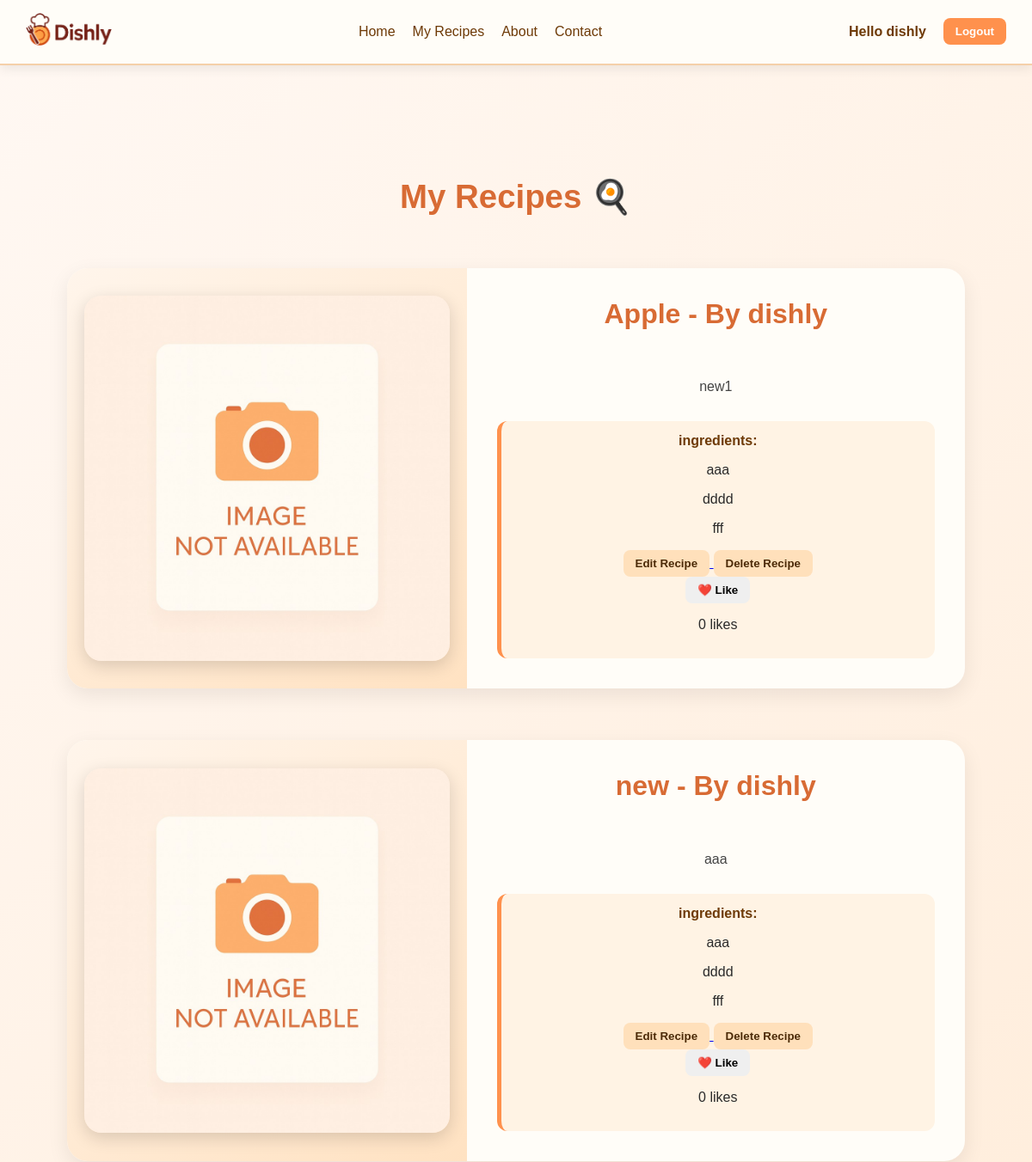
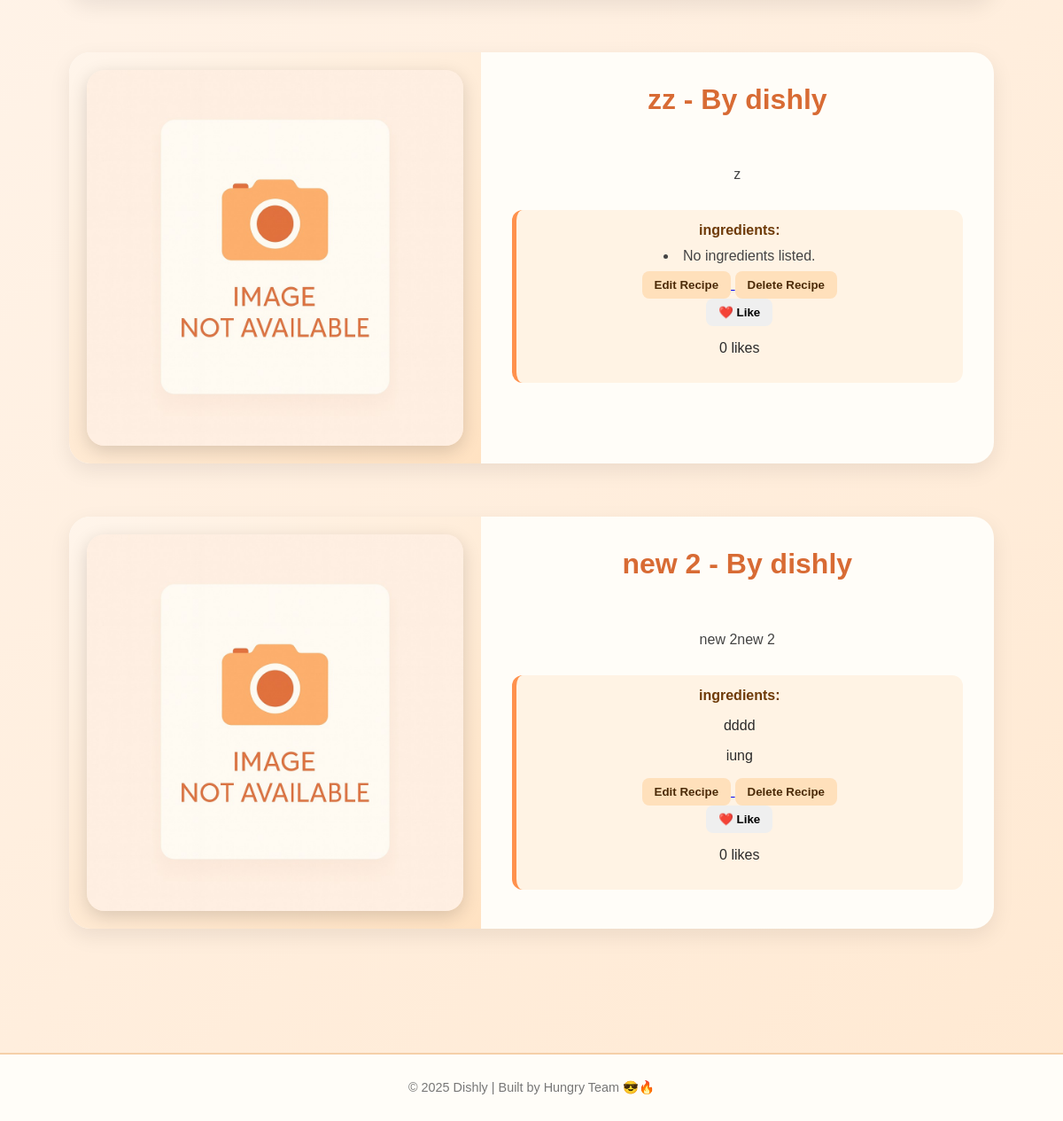
/myrecipe/ (signed in), run on an earlier commit of the app's database (2 pictures, top to bottom).
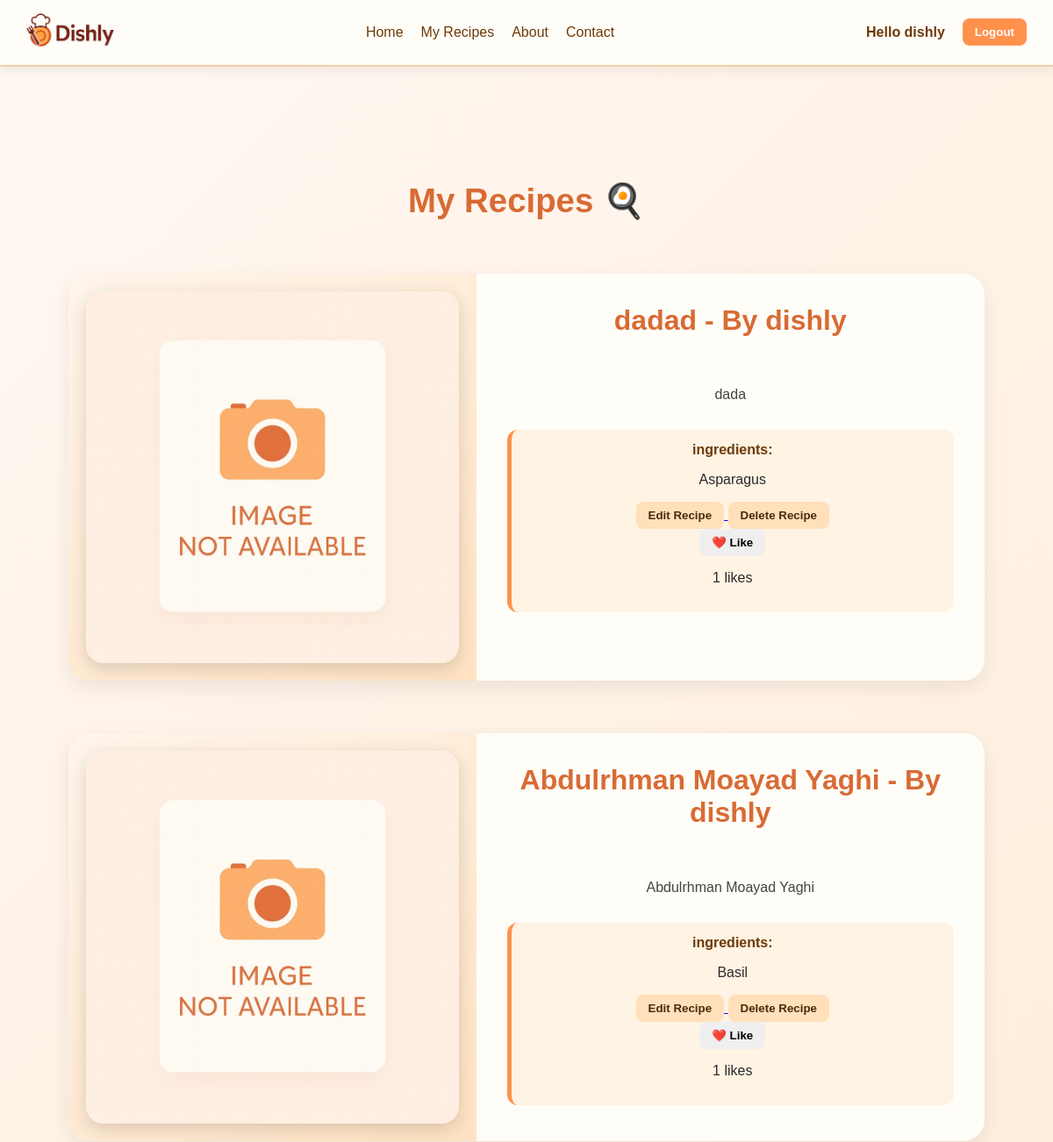
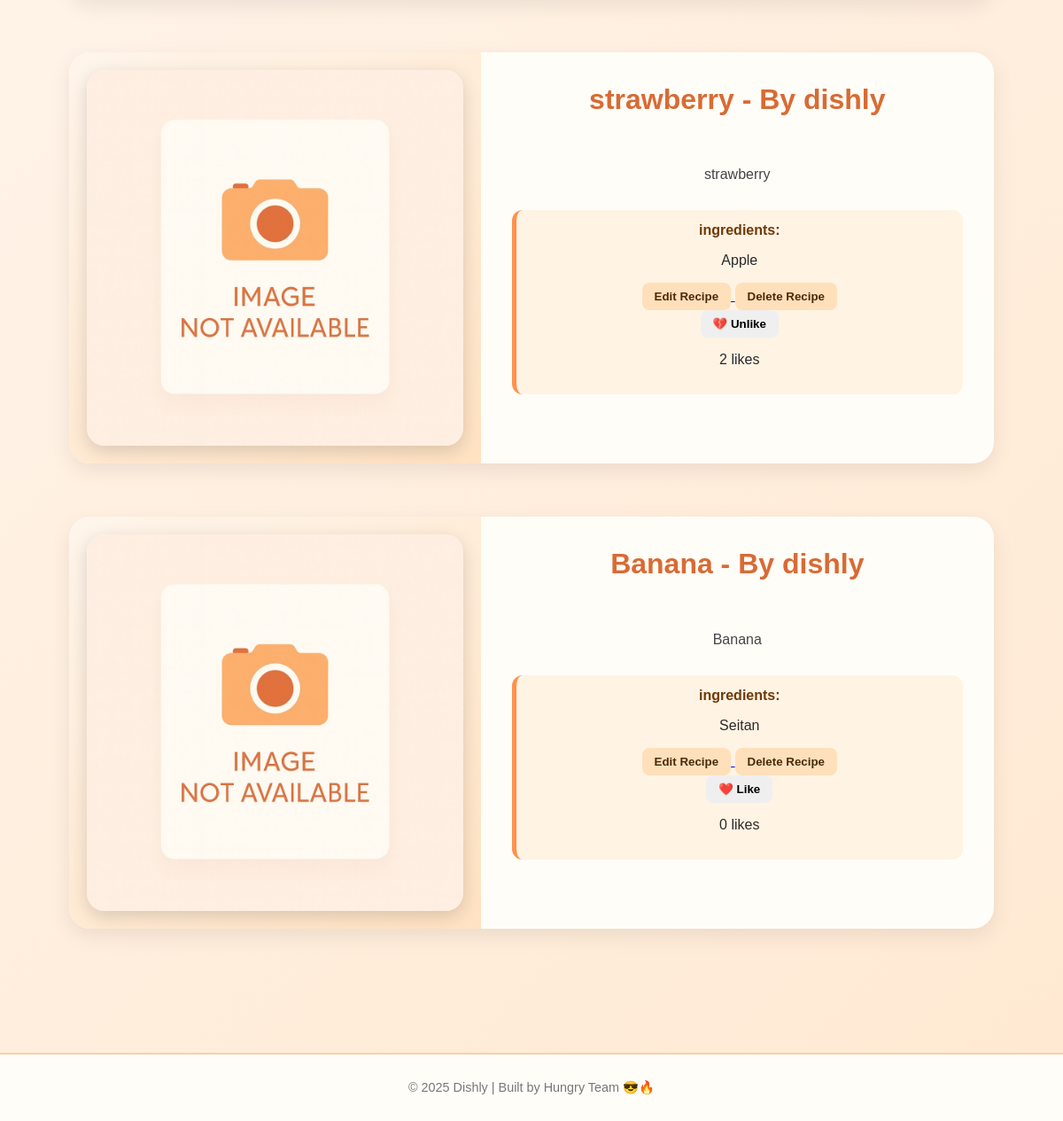
And on a later commit of the database (2 pictures, top to bottom).
### dishly_app/models.py (models this page shows, shortened)
class Recipe(models.Model):
    name = models.CharField(max_length=100)
    description = models.TextField(max_length=500)
    created_at = models.DateTimeField(auto_now_add=True)
    image_url = models.URLField(blank =True, max_length=500,  help_text="Paste a full recipe image https://URL")
    likes = models.ManyToManyField(User, related_name='liked_recipes', blank=True)
    user = models.ForeignKey(User, on_delete=models.CASCADE)
    category = models.CharField(
        max_length=2,
        choices=CATEGORIES,
        default=CATEGORIES[0][0]
    )
    ingredients = models.ManyToManyField(Ingredient, related_name="recipes")
    def total_likes(self):
        return self.likes.count()
    class Meta:
        ordering = ['-created_at']

class Ingredient(models.Model):
    name = models.CharField(max_length=100, unique=True)

### dishly_app/views.py (the view)
# urls.py: path('myrecipe/',views.my_recipes, name='myrecipe'),
@login_required(login_url=reverse_lazy('recipe-list'), redirect_field_name=None)
def my_recipes(request):
    recipes = Recipe.objects.filter(user=request.user)
    return render(request, 'dishly_app/myrecipe.html', {'recipes': recipes})

### dishly_app/templates/dishly_app/myrecipe.html (shortened to what this page needs)
{% extends "base.html" %}{% load static %}
{% block content %}
<h1 class="text-center page-title">My Recipes 🍳</h1>
 {% for recipe in recipes %}
<section class="recipe-showcase">
  <div class="showcase-container">
    <div class="showcase-image">
      {% if recipe.image_url %}
        <img src="{{ recipe.image_url }}" alt="{{ recipe.name }}" onerror="this.onerror=null;this.src='{% static 'images/placeholder.png' %}';">
      {% else %}
        <img src="{% static 'images/placeholder.png' %}" alt="No image">
      {% endif %}
    </div>
    <div class="showcase-content">
      <h2>{{recipe.name}} - By {{recipe.user.username}}</h2>
      <p class="description">
       {{recipe.description}}
      </p>
      <div class="ingredients">
        <h4>ingredients:</h4>
         {% for ingredient in recipe.ingredients.all %}
              <p>{{ ingredient.name }}</p>
           {% empty %}
              <li>No ingredients listed.</li>
              {% endfor %}
     {% if user.is_authenticated %}
      <div class="actions">
      <a href="{% url "recipe-update" recipe.id %}">  <button class="btn secondary">Edit Recipe</button> </a>
      <a href="{% url "recipe-delete" recipe.id %}">  <button class="btn secondary">Delete Recipe</button> </a>
       <form action="{% url 'like-recipe' recipe.id %}" method="post">
    {% if user.is_authenticated %}
        {% if user in recipe.likes.all %}
            <button type="submit" class="btn btn-danger">💔 Unlike</button>
        {% else %}
            <button type="submit" class="btn btn-primary">❤️ Like</button>
        {% endif %}
        <p>{{ recipe.total_likes }} likes</p>
    {% else %}
        <p><a href="{% url 'login' %}">Log in</a> to like this recipe.</p>
    {% endif %}
</form>
      </div>
       {% else %}
        <h4>Login to see the Edit/Delete</h4>
      {% endif %}
  </div>
</section>
 {% endfor %}
 {% endblock %}

What changed in the data, as far as the page shows it:
removed Recipe: name "Apple", user.username "dishly", description "new1", shows "❤️ Like", total_likes "0"
no longer on this page (row unchanged): Ingredient: name "aaa"
no longer on this page (row unchanged): Ingredient: name "dddd"
no longer on this page (row unchanged): Ingredient: name "fff"
removed Recipe: name "new", user.username "dishly", description "aaa", shows "❤️ Like", total_likes "0"
removed Recipe: name "zz", user.username "dishly", description "z", shows "❤️ Like", total_likes "0"
removed Recipe: name "new 2", user.username "dishly", description "new 2new 2", shows "❤️ Like", total_likes "0"
no longer on this page (row unchanged): Ingredient: name "iung", shown under "new 2"
added Recipe: name "dadad", user.username "dishly", description "dada", shows "❤️ Like", total_likes "1"
now on this page (row unchanged): Ingredient: name "Asparagus", shown under "dadad"
added Recipe: name "Abdulrhman Moayad Yaghi", user.username "dishly", description "Abdulrhman Moayad Yaghi", shows "❤️ Like", total_likes "1"
now on this page (row unchanged): Ingredient: name "Basil", shown under "Abdulrhman Moayad Yaghi"
added Recipe: name "strawberry", user.username "dishly", description "strawberry", shows "💔 Unlike", total_likes "2"
now on this page (row unchanged): Ingredient: name "Apple", shown under "strawberry"
added Recipe: name "Banana", user.username "dishly", description "Banana", shows "❤️ Like", total_likes "0"
now on this page (row unchanged): Ingredient: name "Seitan", shown under "Banana"
